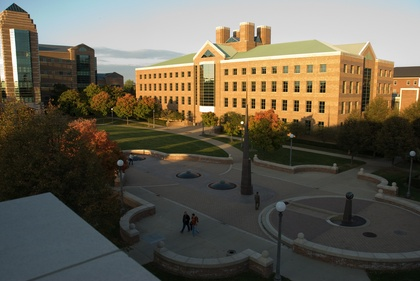
%> input picture assignments/assignment3/part3/CSL.jpg, 420 x 281 px, shrunk from 1024 x 685 before the run
$ octave FCV_Project_Vanishing_Point_Detection.m   (GNU Octave 9; MATLAB toolbox functions it lacks are replaced by stand-ins)
%> lines starting %> are read from the running program, lines starting %| are printed output that depends on the picture
im=imread('CSL.jpg');
%> im is the input picture: size 281x420x3 uint8; mean R, G, B 101.2, 94.3, 79
%figure;imshow(im);

% Filtering

%# Create the gaussian filter with hsize = [5 5] and sigma = 2
sigma=5;
hsize=[2*ceil(2*sigma)+1 2*ceil(2*sigma)+1];
G = fspecial('gaussian',hsize,sigma);
%# Filter it
im_gauss_filt = imfilter(im,G,'same');
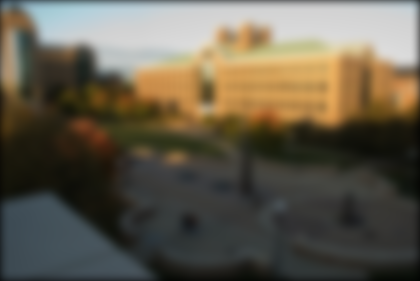
%> im_gauss_filt: size 281x420x3 uint8; mean R, G, B 98.9, 91.8, 76.6
%figure; imshow(im_gauss_filt);
%print -dpng FCV_Project_Sigma4.png

% Edge detection
im_gray=rgb2gray(im_gauss_filt);
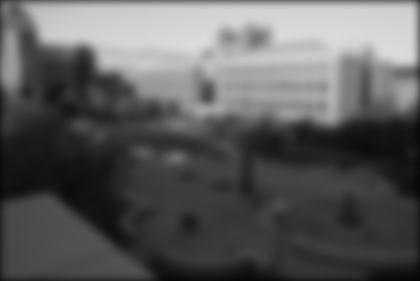
%> im_gray: size 281x420 uint8; min 4, max 220, mean 92.2
im_edge=edge(im_gray,'canny',[0.05 0.15]);
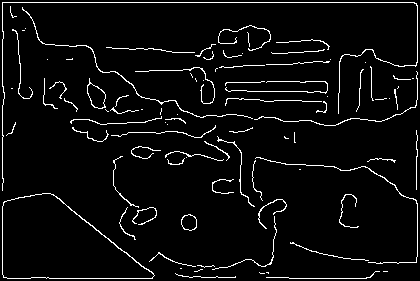
%> im_edge: size 281x420 logical; 4.8% white in thin lines or dots

im_edge(1:4,:)=0;
im_edge(:,1:4)=0;
im_edge(:,end-4:end)=0;
im_edge(end-4:end,:)=0;
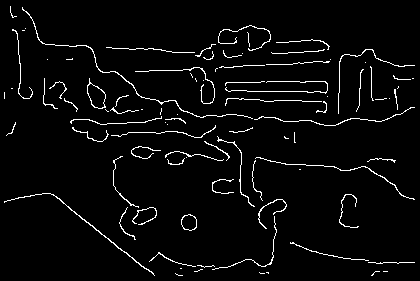
%> im_edge: size 281x420 logical; 3.7% white in thin lines or dots
%figure;
%imshow(im_edge);
% Hough Analysis

[H,T,R] = hough(im_edge);
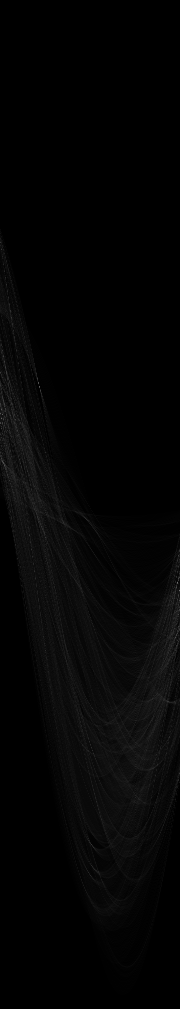
%> H: size 1009x180 double; min 0, max 114, mean 4.4
%> T = 180 values from -90 to 89; R = 1009 values from -504 to 504
T;
P  = houghpeaks(H,1000,'threshold',ceil(0.3*max(H(:))));
%> P = 133 rows, first 12: [583 178; 419 2; 387 40; 638 176; 462 3; 615 179; 405 5; 556 179; 357 4; 596 179; 627 179; 420 16]
%figure;imshow(H,[],'XData',T,'YData',R,...
%            'InitialMagnification','fit');
%xlabel('\theta'), ylabel('\rho');
%axis on, axis normal, hold on;
%x = T(P(:,2)); y = R(P(:,1));
%plot(x,y,'s','color','white');
lines = houghlines(im_edge,T,R,P,'FillGap',100,'MinLength',9);
%> lines = 159 lines; longest, point1 to point2 (x, y): (13, 30) to (414, 200), (13, 31) to (374, 274), (412, 108) to (7, 202), (21, 77) to (388, 272), (395, 91) to (5, 203), (21, 68) to (396, 161)
%figure; imshow(im); hold on;
max_len = 0;
xy_lines=[];
       for k = 1:length(lines)
          if ((lines(k).theta > -28 && lines(k).theta < -25) || (lines(k).theta > 45 && lines(k).theta < 49) )
                xy_lines = [xy_lines; lines(k).point1 lines(k).point2 lines(k).rho lines(k).theta];
                xy = [lines(k).point1; lines(k).point2];
               % plot(xy(:,1),xy(:,2),'LineWidth',2,'Color','green');
                %plot(xy(1,1),xy(1,2),'x','LineWidth',2,'Color','yellow');
                %plot(xy(2,1),xy(2,2),'x','LineWidth',2,'Color','green');
                len = norm(lines(k).point1 - lines(k).point2);
                if ( len > max_len)
                    max_len = len;
                    xy_long = xy;
                end
           end
       end
%> this loop made 159 passes
%> (xy_lines, len, max_len) on pass 38: ([27 12 153 260 18 -27], 278.2, 278.2)

figure; imshow(im); hold on;
xy_different_lines = [ ];
for k = 1:size(xy_lines,1)-1
    for p= k+1:size(xy_lines,1)
               if( (xy_lines(k,5) == xy_lines(p,5)) && (xy_lines(k,6) == xy_lines(p,6)))
                   if( abs(xy_lines(k,1)-xy_lines(k,3)) > abs(xy_lines(p,1)-xy_lines(p,3))  )
                        xy_different_lines = [xy_different_lines; xy_lines(k,:)];
                        xy = [xy_lines(k,1) xy_lines(k,2); xy_lines(k,3) xy_lines(k,4)];
                        plot(xy(:,1),xy(:,2),'LineWidth',2,'Color','green');
                   else
                        xy_different_lines = [xy_different_lines; xy_lines(p,:)];
                        xy = [xy_lines(p,1) xy_lines(p,2); xy_lines(p,3) xy_lines(p,4)];
                        plot(xy(:,1),xy(:,2),'LineWidth',2,'Color','green');
                   end
               end
     end
end
%> this loop made 0 passes

xy_intersecting_points=[];
for k=1: size(xy_different_lines,1)-1
    for p=k+1:size(xy_different_lines,1)
        x1=[xy_different_lines(k,1) xy_different_lines(k,3)];
        y1=[xy_different_lines(k,2) xy_different_lines(k,4)];
        x2=[xy_different_lines(p,1) xy_different_lines(p,3)];
        y2=[xy_different_lines(p,2) xy_different_lines(p,4)];
        [x, y]=polyxpoly(x1,y1,x2,y2);
        if(isempty(x) && isempty(y))
            continue
        end
        if(size(xy_intersecting_points,1) == 0)
            xy_intersecting_points = [x y 1];
            continue
        else
            for q=1:size(xy_intersecting_points,1)
                if(xy_intersecting_points(q,1) == x && xy_intersecting_points(q,2) == y)
                    xy_intersecting_points(q,3)=xy_intersecting_points(q,3) + 1;
                    break
                end
            end
            if(q == size(xy_intersecting_points,1))
                xy_intersecting_points = [xy_intersecting_points;x y 1 k p];
            end
        end
    end
end
%> (the run ends here)
